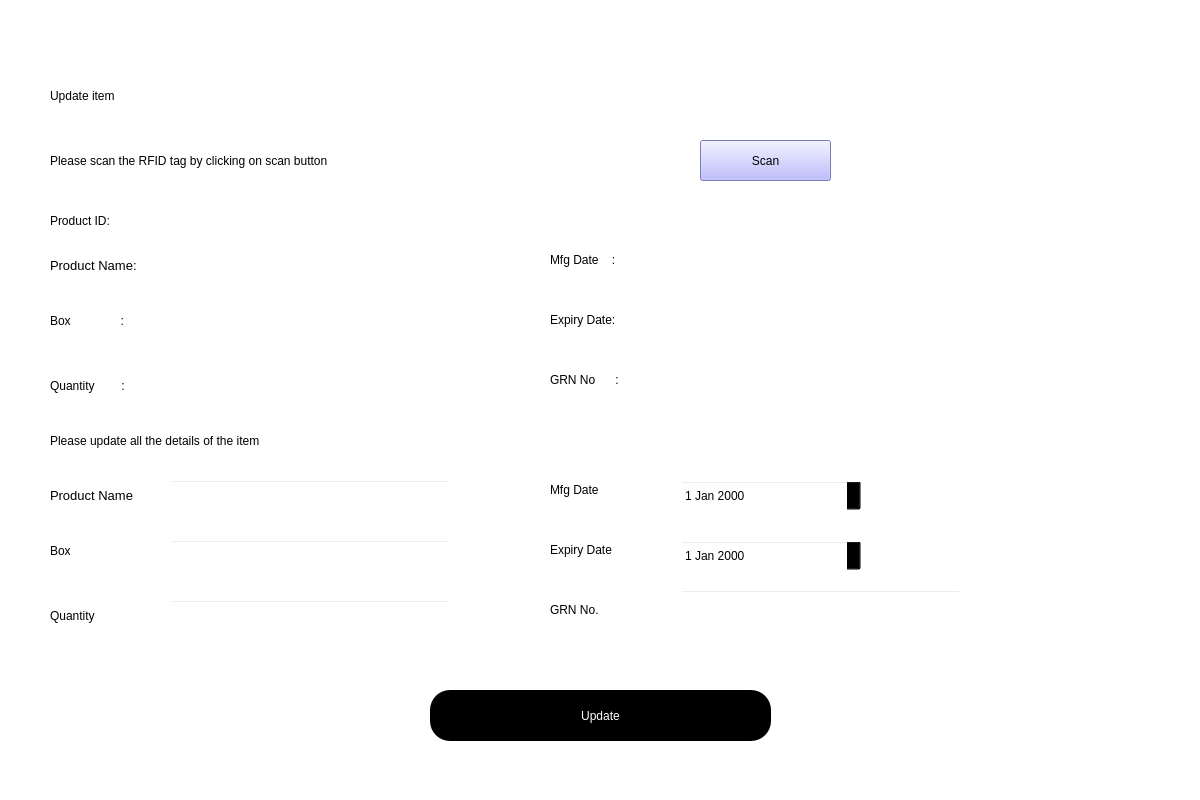
<?xml version="1.0" encoding="UTF-8"?>
<ui version="4.0">
 <class>Dialog</class>
 <widget class="QDialog" name="Dialog">
  <property name="geometry">
   <rect>
    <x>0</x>
    <y>0</y>
    <width>1200</width>
    <height>800</height>
   </rect>
  </property>
  <property name="windowTitle">
   <string>Dialog</string>
  </property>
  <widget class="QWidget" name="bgwidget" native="true">
   <property name="geometry">
    <rect>
     <x>0</x>
     <y>0</y>
     <width>1201</width>
     <height>801</height>
    </rect>
   </property>
   <property name="styleSheet">
    <string notr="true">background-color: rgb(255, 255, 255);</string>
   </property>
   <widget class="QLabel" name="label">
    <property name="geometry">
     <rect>
      <x>50</x>
      <y>60</y>
      <width>471</width>
      <height>71</height>
     </rect>
    </property>
    <property name="styleSheet">
     <string notr="true">font: 36pt &quot;MS Shell Dlg 2&quot;; 
color: rgb(0, 0, 0);</string>
    </property>
    <property name="text">
     <string>Update item</string>
    </property>
   </widget>
   <widget class="QLabel" name="label_2">
    <property name="geometry">
     <rect>
      <x>50</x>
      <y>140</y>
      <width>621</width>
      <height>41</height>
     </rect>
    </property>
    <property name="styleSheet">
     <string notr="true">font: 16pt &quot;MS Shell Dlg 2&quot;;color:rgb(0, 0, 0)</string>
    </property>
    <property name="text">
     <string>Please scan the RFID tag by clicking on scan button</string>
    </property>
   </widget>
   <widget class="QPushButton" name="update">
    <property name="geometry">
     <rect>
      <x>430</x>
      <y>690</y>
      <width>341</width>
      <height>51</height>
     </rect>
    </property>
    <property name="styleSheet">
     <string notr="true">border-radius:20px;
background-color: rgb(0, 0, 0);
color: rgb(255,255,255);
font: 14pt &quot;MS Shell Dlg 2&quot;;</string>
    </property>
    <property name="text">
     <string>Update</string>
    </property>
   </widget>
   <widget class="QLabel" name="label_3">
    <property name="geometry">
     <rect>
      <x>50</x>
      <y>250</y>
      <width>111</width>
      <height>31</height>
     </rect>
    </property>
    <property name="font">
     <font>
      <family>MS Shell Dlg 2</family>
      <pointsize>10</pointsize>
      <weight>50</weight>
      <italic>false</italic>
      <bold>false</bold>
     </font>
    </property>
    <property name="styleSheet">
     <string notr="true">font: 10pt &quot;MS Shell Dlg 2&quot;;</string>
    </property>
    <property name="text">
     <string>Product Name:</string>
    </property>
   </widget>
   <widget class="QLabel" name="label_4">
    <property name="geometry">
     <rect>
      <x>50</x>
      <y>310</y>
      <width>171</width>
      <height>21</height>
     </rect>
    </property>
    <property name="styleSheet">
     <string notr="true">font: 10pt &quot;MS Shell Dlg 2&quot;;</string>
    </property>
    <property name="text">
     <string>Box               :</string>
    </property>
   </widget>
   <widget class="QLabel" name="label_5">
    <property name="geometry">
     <rect>
      <x>50</x>
      <y>370</y>
      <width>111</width>
      <height>31</height>
     </rect>
    </property>
    <property name="styleSheet">
     <string notr="true">font: 10pt &quot;MS Shell Dlg 2&quot;;</string>
    </property>
    <property name="text">
     <string>Quantity        :</string>
    </property>
   </widget>
   <widget class="QLabel" name="label_6">
    <property name="geometry">
     <rect>
      <x>550</x>
      <y>250</y>
      <width>111</width>
      <height>20</height>
     </rect>
    </property>
    <property name="styleSheet">
     <string notr="true">font: 10pt &quot;MS Shell Dlg 2&quot;;</string>
    </property>
    <property name="text">
     <string>Mfg Date    :</string>
    </property>
   </widget>
   <widget class="QPushButton" name="scan">
    <property name="geometry">
     <rect>
      <x>700</x>
      <y>140</y>
      <width>131</width>
      <height>41</height>
     </rect>
    </property>
    <property name="styleSheet">
     <string notr="true">border-color: rgb(85, 0, 255);
background-color: rgb(170, 170, 255);</string>
    </property>
    <property name="text">
     <string>Scan</string>
    </property>
    <property name="shortcut">
     <string>S</string>
    </property>
   </widget>
   <widget class="QLabel" name="label_8">
    <property name="geometry">
     <rect>
      <x>550</x>
      <y>370</y>
      <width>121</width>
      <height>20</height>
     </rect>
    </property>
    <property name="styleSheet">
     <string notr="true">font: 10pt &quot;MS Shell Dlg 2&quot;;</string>
    </property>
    <property name="text">
     <string>GRN No      :</string>
    </property>
   </widget>
   <widget class="QLabel" name="productID">
    <property name="geometry">
     <rect>
      <x>210</x>
      <y>200</y>
      <width>281</width>
      <height>31</height>
     </rect>
    </property>
    <property name="styleSheet">
     <string notr="true">
font: 18pt &quot;MS Shell Dlg 2&quot;;</string>
    </property>
    <property name="text">
     <string/>
    </property>
   </widget>
   <widget class="QLabel" name="label_10">
    <property name="geometry">
     <rect>
      <x>50</x>
      <y>200</y>
      <width>151</width>
      <height>41</height>
     </rect>
    </property>
    <property name="styleSheet">
     <string notr="true">font: 16pt &quot;MS Shell Dlg 2&quot;;</string>
    </property>
    <property name="text">
     <string>Product ID:</string>
    </property>
   </widget>
   <widget class="QLabel" name="label_11">
    <property name="geometry">
     <rect>
      <x>550</x>
      <y>310</y>
      <width>91</width>
      <height>20</height>
     </rect>
    </property>
    <property name="styleSheet">
     <string notr="true">font: 10pt &quot;MS Shell Dlg 2&quot;;</string>
    </property>
    <property name="text">
     <string>Expiry Date:</string>
    </property>
   </widget>
   <widget class="QLabel" name="productName">
    <property name="geometry">
     <rect>
      <x>170</x>
      <y>250</y>
      <width>281</width>
      <height>31</height>
     </rect>
    </property>
    <property name="styleSheet">
     <string notr="true">font: 10pt &quot;MS Shell Dlg 2&quot;;</string>
    </property>
    <property name="text">
     <string/>
    </property>
   </widget>
   <widget class="QLabel" name="Box">
    <property name="geometry">
     <rect>
      <x>170</x>
      <y>310</y>
      <width>271</width>
      <height>31</height>
     </rect>
    </property>
    <property name="styleSheet">
     <string notr="true">font: 10pt &quot;MS Shell Dlg 2&quot;;</string>
    </property>
    <property name="text">
     <string/>
    </property>
   </widget>
   <widget class="QLabel" name="Quantity">
    <property name="geometry">
     <rect>
      <x>170</x>
      <y>370</y>
      <width>281</width>
      <height>31</height>
     </rect>
    </property>
    <property name="styleSheet">
     <string notr="true">font: 10pt &quot;MS Shell Dlg 2&quot;;</string>
    </property>
    <property name="text">
     <string/>
    </property>
   </widget>
   <widget class="QLabel" name="mfgDate">
    <property name="geometry">
     <rect>
      <x>660</x>
      <y>240</y>
      <width>281</width>
      <height>41</height>
     </rect>
    </property>
    <property name="styleSheet">
     <string notr="true">font: 10pt &quot;MS Shell Dlg 2&quot;;</string>
    </property>
    <property name="text">
     <string/>
    </property>
   </widget>
   <widget class="QLabel" name="expDate">
    <property name="geometry">
     <rect>
      <x>660</x>
      <y>300</y>
      <width>281</width>
      <height>41</height>
     </rect>
    </property>
    <property name="styleSheet">
     <string notr="true">font: 10pt &quot;MS Shell Dlg 2&quot;;</string>
    </property>
    <property name="text">
     <string/>
    </property>
   </widget>
   <widget class="QLabel" name="GRN">
    <property name="geometry">
     <rect>
      <x>660</x>
      <y>360</y>
      <width>281</width>
      <height>41</height>
     </rect>
    </property>
    <property name="styleSheet">
     <string notr="true">font: 10pt &quot;MS Shell Dlg 2&quot;;</string>
    </property>
    <property name="text">
     <string/>
    </property>
   </widget>
   <widget class="QPushButton" name="back">
    <property name="geometry">
     <rect>
      <x>50</x>
      <y>710</y>
      <width>51</width>
      <height>51</height>
     </rect>
    </property>
    <property name="styleSheet">
     <string notr="true">border-radius:20px;
background-color: rgba(0, 0, 0, 0);
color: rgb(255,255,255);
font: 14pt &quot;MS Shell Dlg 2&quot;;</string>
    </property>
    <property name="text">
     <string/>
    </property>
   </widget>
   <widget class="QLabel" name="imageholder">
    <property name="geometry">
     <rect>
      <x>50</x>
      <y>710</y>
      <width>55</width>
      <height>51</height>
     </rect>
    </property>
    <property name="text">
     <string/>
    </property>
   </widget>
   <widget class="QLabel" name="errormessage">
    <property name="geometry">
     <rect>
      <x>420</x>
      <y>750</y>
      <width>361</width>
      <height>31</height>
     </rect>
    </property>
    <property name="styleSheet">
     <string notr="true">font: 14pt &quot;MS Shell Dlg 2&quot;;
color: rgb(255, 0, 0);</string>
    </property>
    <property name="text">
     <string/>
    </property>
    <property name="alignment">
     <set>Qt::AlignCenter</set>
    </property>
   </widget>
   <widget class="QLineEdit" name="productname_2">
    <property name="geometry">
     <rect>
      <x>170</x>
      <y>480</y>
      <width>281</width>
      <height>31</height>
     </rect>
    </property>
    <property name="styleSheet">
     <string notr="true">background-color:rgba(0,0,0,0);
font: 12pt &quot;MS Shell Dlg 2&quot;;</string>
    </property>
   </widget>
   <widget class="QLineEdit" name="box_2">
    <property name="geometry">
     <rect>
      <x>170</x>
      <y>540</y>
      <width>281</width>
      <height>31</height>
     </rect>
    </property>
    <property name="styleSheet">
     <string notr="true">background-color:rgba(0,0,0,0);
font: 12pt &quot;MS Shell Dlg 2&quot;;</string>
    </property>
   </widget>
   <widget class="QDateEdit" name="mfgdate_2">
    <property name="geometry">
     <rect>
      <x>680</x>
      <y>480</y>
      <width>181</width>
      <height>31</height>
     </rect>
    </property>
    <property name="styleSheet">
     <string notr="true">background-color:rgba(0,0,0,0);
font: 12pt &quot;MS Shell Dlg 2&quot;;</string>
    </property>
   </widget>
   <widget class="QDateEdit" name="expdate_2">
    <property name="geometry">
     <rect>
      <x>680</x>
      <y>540</y>
      <width>181</width>
      <height>31</height>
     </rect>
    </property>
    <property name="styleSheet">
     <string notr="true">background-color:rgba(0,0,0,0);
font: 12pt &quot;MS Shell Dlg 2&quot;;</string>
    </property>
   </widget>
   <widget class="QLineEdit" name="grn_2">
    <property name="geometry">
     <rect>
      <x>680</x>
      <y>590</y>
      <width>281</width>
      <height>31</height>
     </rect>
    </property>
    <property name="styleSheet">
     <string notr="true">background-color:rgba(0,0,0,0);
font: 12pt &quot;MS Shell Dlg 2&quot;;</string>
    </property>
   </widget>
   <widget class="QLabel" name="label_24">
    <property name="geometry">
     <rect>
      <x>50</x>
      <y>420</y>
      <width>501</width>
      <height>41</height>
     </rect>
    </property>
    <property name="styleSheet">
     <string notr="true">font: 16pt &quot;MS Shell Dlg 2&quot;;color:rgb(0, 0, 0)</string>
    </property>
    <property name="text">
     <string>Please update all the details of the item</string>
    </property>
   </widget>
   <widget class="QLabel" name="label_25">
    <property name="geometry">
     <rect>
      <x>50</x>
      <y>600</y>
      <width>81</width>
      <height>31</height>
     </rect>
    </property>
    <property name="styleSheet">
     <string notr="true">font: 10pt &quot;MS Shell Dlg 2&quot;;</string>
    </property>
    <property name="text">
     <string>Quantity</string>
    </property>
   </widget>
   <widget class="QLabel" name="label_26">
    <property name="geometry">
     <rect>
      <x>550</x>
      <y>540</y>
      <width>91</width>
      <height>20</height>
     </rect>
    </property>
    <property name="styleSheet">
     <string notr="true">font: 10pt &quot;MS Shell Dlg 2&quot;;</string>
    </property>
    <property name="text">
     <string>Expiry Date</string>
    </property>
   </widget>
   <widget class="QLabel" name="label_27">
    <property name="geometry">
     <rect>
      <x>50</x>
      <y>540</y>
      <width>51</width>
      <height>21</height>
     </rect>
    </property>
    <property name="styleSheet">
     <string notr="true">font: 10pt &quot;MS Shell Dlg 2&quot;;</string>
    </property>
    <property name="text">
     <string>Box</string>
    </property>
   </widget>
   <widget class="QLineEdit" name="quantity_2">
    <property name="geometry">
     <rect>
      <x>170</x>
      <y>600</y>
      <width>281</width>
      <height>31</height>
     </rect>
    </property>
    <property name="styleSheet">
     <string notr="true">background-color:rgba(0,0,0,0);
font: 12pt &quot;MS Shell Dlg 2&quot;;</string>
    </property>
   </widget>
   <widget class="QLabel" name="label_28">
    <property name="geometry">
     <rect>
      <x>550</x>
      <y>480</y>
      <width>81</width>
      <height>20</height>
     </rect>
    </property>
    <property name="styleSheet">
     <string notr="true">font: 10pt &quot;MS Shell Dlg 2&quot;;</string>
    </property>
    <property name="text">
     <string>Mfg Date</string>
    </property>
   </widget>
   <widget class="QLabel" name="label_29">
    <property name="geometry">
     <rect>
      <x>50</x>
      <y>480</y>
      <width>111</width>
      <height>31</height>
     </rect>
    </property>
    <property name="font">
     <font>
      <family>MS Shell Dlg 2</family>
      <pointsize>10</pointsize>
      <weight>50</weight>
      <italic>false</italic>
      <bold>false</bold>
     </font>
    </property>
    <property name="styleSheet">
     <string notr="true">font: 10pt &quot;MS Shell Dlg 2&quot;;</string>
    </property>
    <property name="text">
     <string>Product Name</string>
    </property>
   </widget>
   <widget class="QLabel" name="label_30">
    <property name="geometry">
     <rect>
      <x>550</x>
      <y>600</y>
      <width>81</width>
      <height>20</height>
     </rect>
    </property>
    <property name="styleSheet">
     <string notr="true">font: 10pt &quot;MS Shell Dlg 2&quot;;</string>
    </property>
    <property name="text">
     <string>GRN No.</string>
    </property>
   </widget>
   <zorder>imageholder</zorder>
   <zorder>productName</zorder>
   <zorder>label</zorder>
   <zorder>label_2</zorder>
   <zorder>update</zorder>
   <zorder>label_3</zorder>
   <zorder>label_4</zorder>
   <zorder>label_5</zorder>
   <zorder>label_6</zorder>
   <zorder>scan</zorder>
   <zorder>label_8</zorder>
   <zorder>productID</zorder>
   <zorder>label_10</zorder>
   <zorder>label_11</zorder>
   <zorder>Box</zorder>
   <zorder>Quantity</zorder>
   <zorder>mfgDate</zorder>
   <zorder>expDate</zorder>
   <zorder>GRN</zorder>
   <zorder>back</zorder>
   <zorder>errormessage</zorder>
   <zorder>productname_2</zorder>
   <zorder>box_2</zorder>
   <zorder>mfgdate_2</zorder>
   <zorder>expdate_2</zorder>
   <zorder>grn_2</zorder>
   <zorder>label_24</zorder>
   <zorder>label_25</zorder>
   <zorder>label_26</zorder>
   <zorder>label_27</zorder>
   <zorder>quantity_2</zorder>
   <zorder>label_28</zorder>
   <zorder>label_29</zorder>
   <zorder>label_30</zorder>
  </widget>
 </widget>
 <resources/>
 <connections/>
</ui>
